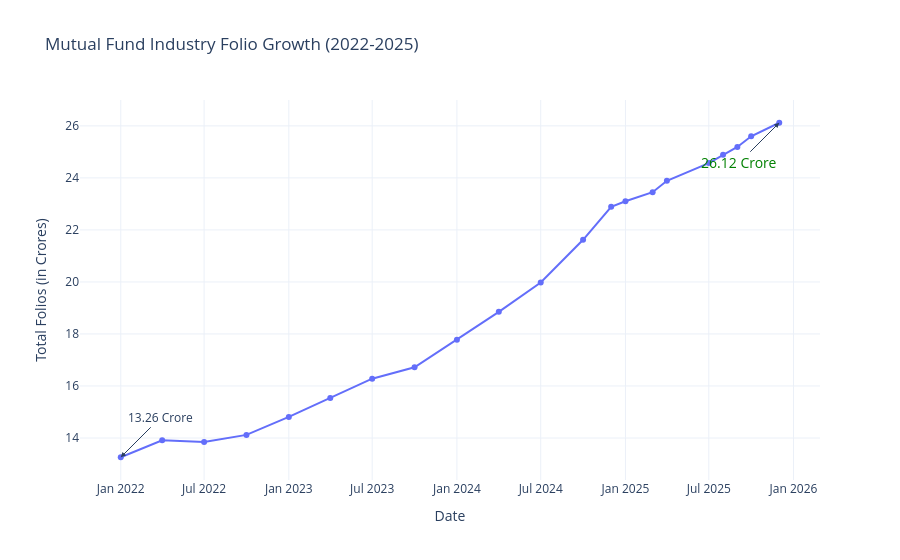

This figure's notebook cell:
### Markdown cell above
## Task 7: Folio Count Growth
- Line chart showing folio growth from Jan 2022 to Dec 2025.

### Code cell
import pandas as pd
import plotly.express as px
from pathlib import Path

# Robustly resolve project root
project_root = Path.cwd()
if project_root.name == 'notebooks':
    project_root = project_root.parent

# Load folio count data
folio_path = project_root / "data" / "processed" / "clean_industry_folio_count.csv"
folio_df = pd.read_csv(folio_path)

folio_df['month'] = pd.to_datetime(folio_df['month'])

# Plotly line chart
fig_folio = px.line(
    folio_df, 
    x='month', 
    y='total_folios_crore', 
    title='Mutual Fund Industry Folio Growth (2022-2025)',
    labels={'month': 'Date', 'total_folios_crore': 'Total Folios (in Crores)'},
    markers=True
)

# Add annotation for the start
fig_folio.add_annotation(
    x='2022-01-01', 
    y=13.26,
    text="13.26 Crore",
    showarrow=True,
    arrowhead=2,
    ax=40,
    ay=-40,
    font=dict(size=12)
)

# Add annotation for the end
fig_folio.add_annotation(
    x='2025-12-01', 
    y=26.12,
    text="26.12 Crore",
    showarrow=True,
    arrowhead=2,
    ax=-40,
    ay=40,
    font=dict(color="green", size=14)
)

fig_folio.update_layout(template='plotly_white')

# Save as PNG only (converted path to string to prevent older Plotly version errors)
reports_dir = project_root / "reports"
reports_dir.mkdir(exist_ok=True)
fig_folio.write_image(str(reports_dir / "folio_growth.png"), width=1000, height=600, scale=2)

fig_folio.show()

### Figure 1 — Plotly figure (JSON) as saved in the notebook; plotly's stock layout.template omitted (floating-point values rounded to 4 significant figures)
{"data": [{"hovertemplate": "Date=%{x}<br>Total Folios (in Crores)=%{y}<extra></extra>", "legendgroup": "", "line": {"color": "#636efa", "dash": "solid"}, "marker": {"symbol": "circle"}, "mode": "lines+markers", "name": "", "orientation": "v", "showlegend": false, "type": "scatter", "x": ["2022-01-01T00:00:00", "2022-04-01T00:00:00", "2022-07-01T00:00:00", "2022-10-01T00:00:00", "2023-01-01T00:00:00", "2023-04-01T00:00:00", "2023-07-01T00:00:00", "2023-10-01T00:00:00", "2024-01-01T00:00:00", "2024-04-01T00:00:00", "2024-07-01T00:00:00", "2024-10-01T00:00:00", "2024-12-01T00:00:00", "2025-01-01T00:00:00", "2025-03-01T00:00:00", "2025-04-01T00:00:00", "2025-07-01T00:00:00", "2025-08-01T00:00:00", "2025-09-01T00:00:00", "2025-10-01T00:00:00", "2025-12-01T00:00:00"], "xaxis": "x", "y": [13.26, 13.91, 13.85, 14.12, 14.81, 15.54, 16.28, 16.72, 17.78, 18.85, 19.98, 21.62, 22.89, 23.1, 23.45, 23.89, 24.57, 24.89, 25.19, 25.6, 26.12], "yaxis": "y"}], "layout": {"annotations": [{"arrowhead": 2, "ax": 40, "ay": -40, "font": {"size": 12}, "showarrow": true, "text": "13.26 Crore", "x": "2022-01-01", "y": 13.26}, {"arrowhead": 2, "ax": -40, "ay": 40, "font": {"color": "green", "size": 14}, "showarrow": true, "text": "26.12 Crore", "x": "2025-12-01", "y": 26.12}], "legend": {"tracegroupgap": 0}, "title": {"text": "Mutual Fund Industry Folio Growth (2022-2025)"}, "xaxis": {"anchor": "y", "domain": [0, 1], "title": {"text": "Date"}}, "yaxis": {"anchor": "x", "domain": [0, 1], "title": {"text": "Total Folios (in Crores)"}}}}
